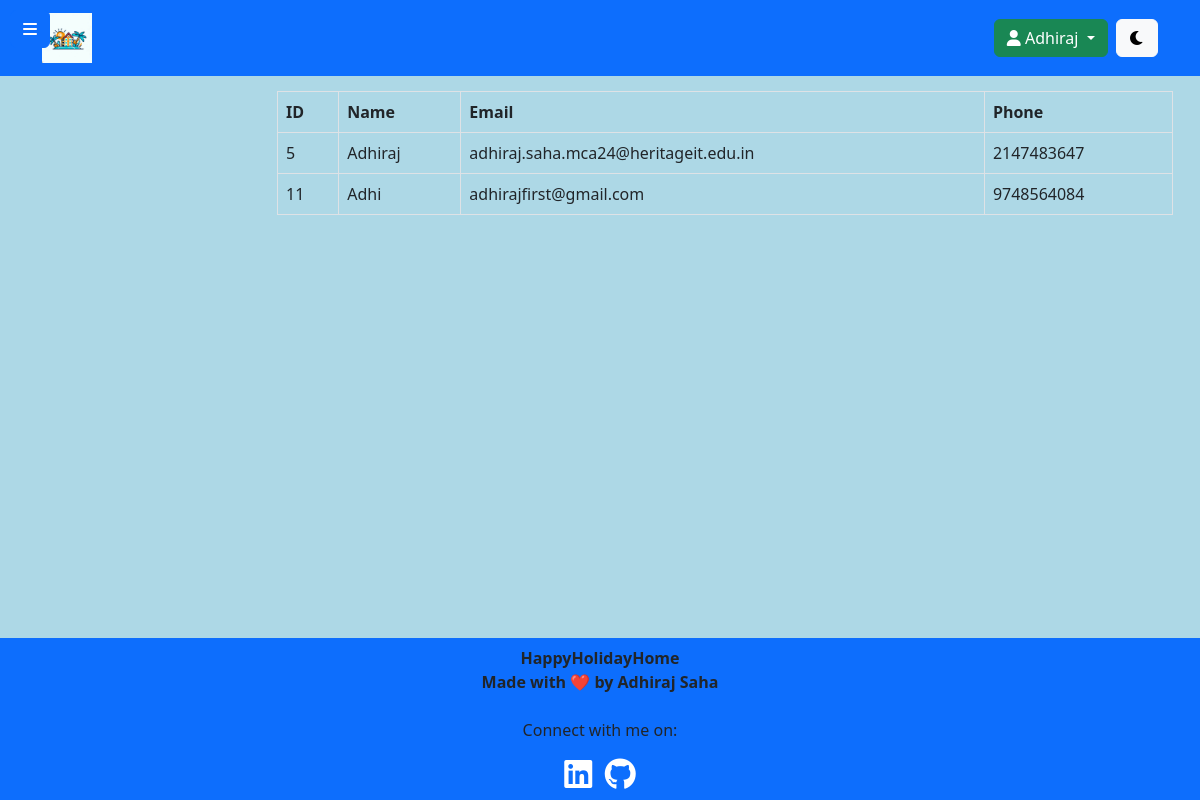
The app's page /admin/view_users.php (signed in) with its own data.
### tables this page shows
CREATE TABLE `users` (
  `user_id` int(255) NOT NULL,
  `name` varchar(255) NOT NULL,
  `email` varchar(255) NOT NULL,
  `phone` varchar(20) NOT NULL,
  `password` varchar(255) NOT NULL
);

### admin/view_users.php (the view, shortened to what this page needs)
<?php
include("../inc/db.php");
$sqlUsers = "SELECT user_id, name, email, phone FROM users";
$resultUsers = $con->query($sqlUsers);
if ($resultUsers->num_rows > 0) {
    $users = $resultUsers->fetch_all(MYSQLI_ASSOC);
} else {
    $users = array();
}
?>
<!DOCTYPE html>
<html lang="en">
<head>
    <link href="https://cdn.jsdelivr.net/npm/bootstrap@5.3.1/dist/css/bootstrap.min.css" rel="stylesheet">
    <link rel="stylesheet" href="https://cdnjs.cloudflare.com/ajax/libs/font-awesome/6.0.0-beta3/css/all.min.css">
    <link rel="stylesheet" href="assets/css/view_users.css">
</head>
<body>
    <?php include("inc/admin_header.php"); ?>
    <button id="toggle-sidebar" class="btn btn-primary">
        <i class="fas fa-bars"></i>
    </button>
    <main class="main-content">
        <div class="container-fluid">
            <div class="table-responsive">
                <table class="table table-bordered">
                    <thead>
                        <tr>
                            <th>ID</th>
                            <th>Name</th>
                            <th>Email</th>
                            <th>Phone</th>
                        </tr>
                    </thead>
                    <tbody>
                        <?php foreach ($users as $user) : ?>
                            <tr>
                                <td><?php echo $user['user_id']; ?></td>
                                <td><?php echo $user['name']; ?></td>
                                <td><?php echo $user['email']; ?></td>
                                <td><?php echo $user['phone']; ?></td>
                            </tr>
                        <?php endforeach; ?>
                    </tbody>
                </table>
            </div>
        </div>
    </main>
    <footer class="navbar navbar-expand-lg navbar-dark bg-primary footer" style="position: absolute; bottom: 0; width: 100%;">
        <div class="container d-flex flex-column align-items-center">
            <div class="footer-info text-center">
                <p style="font-weight: bold; margin: auto;">HappyHolidayHome
                    <br>Made with ❤️ by Adhiraj Saha</p>
                <br>
                <p>Connect with me on:</p>
                <a href="https://www.linkedin.com/in/adhirajsaha" target="_blank" rel="noopener noreferrer">
                    <i class="fa-brands fa-2x fa-linkedin" style="color: #ffffff;"></i>
                </a>
                <a href="https://github.com/adhirajcs" target="_blank" rel="noopener noreferrer">
                    <i class="fa-brands fa-2x fa-github" style="color: #ffffff;"></i>
                </a>
            </div>
        </div>
    </footer>
</body>
</html>

### admin/assets/css/view_users.css (style rules this page uses)
body { background-color: lightblue; }
#toggle-sidebar { position: fixed; top: 10px; left: 10px; z-index: 999; }
.main-content { margin-left: 250px; padding: 15px; }
body .table>:not(caption)>*>* { background: none !important; }
body .table { --bs-table-color: none; }

### records on screen
users: user_id "5", name "Adhiraj", email "adhiraj.saha.mca24@heritageit.edu.in", phone "2147483647"
users: user_id "11", name "Adhi", email "adhirajfirst@gmail.com", phone "9748564084"

### other values on screen
$_SESSION['admin_name'] "Adhiraj"
